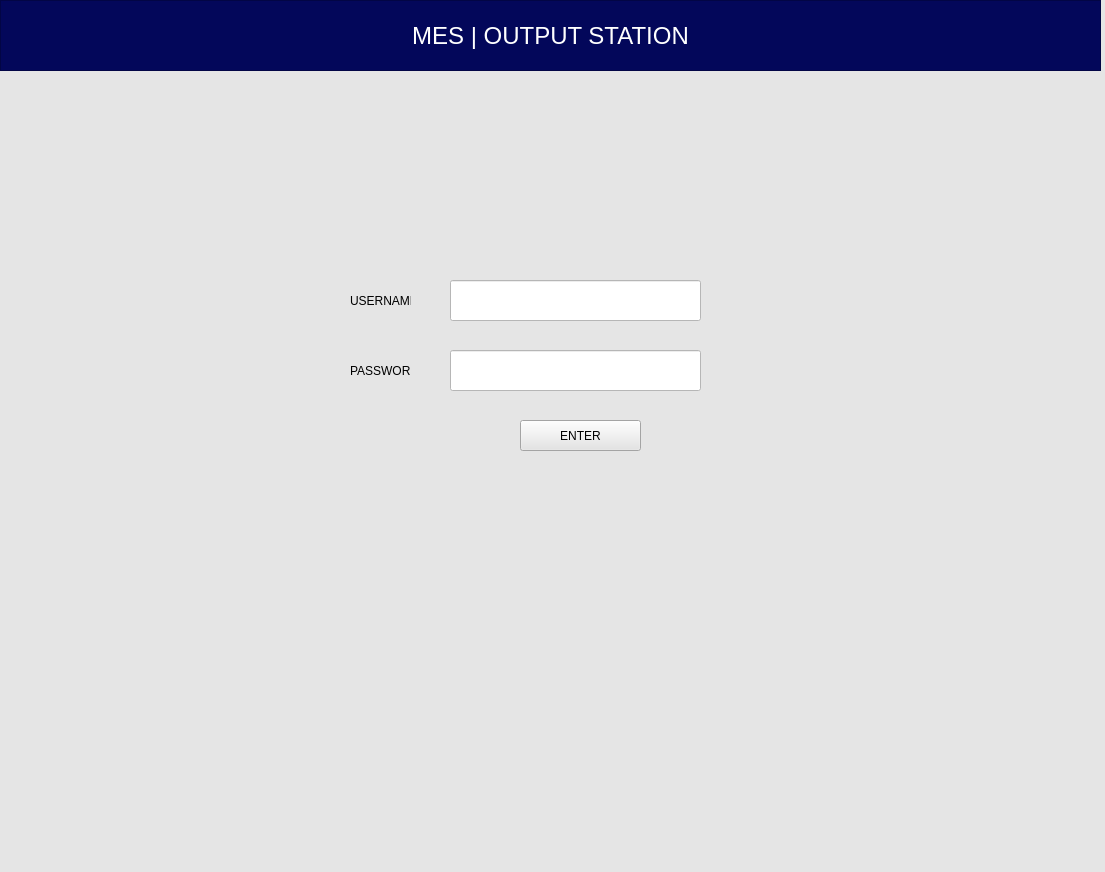
<?xml version="1.0" encoding="UTF-8"?>
<ui version="4.0">
 <class>MainWindow</class>
 <widget class="QMainWindow" name="MainWindow">
  <property name="geometry">
   <rect>
    <x>0</x>
    <y>0</y>
    <width>1105</width>
    <height>872</height>
   </rect>
  </property>
  <property name="windowTitle">
   <string>MainWindow</string>
  </property>
  <property name="styleSheet">
   <string notr="true">background-color: rgb(229, 229, 229);
</string>
  </property>
  <widget class="QWidget" name="centralwidget">
   <widget class="QTextEdit" name="textEdit">
    <property name="geometry">
     <rect>
      <x>0</x>
      <y>0</y>
      <width>1101</width>
      <height>71</height>
     </rect>
    </property>
    <property name="styleSheet">
     <string notr="true">background-color: rgb(3, 7, 90);</string>
    </property>
    <property name="html">
     <string>&lt;!DOCTYPE HTML PUBLIC &quot;-//W3C//DTD HTML 4.0//EN&quot; &quot;http://www.w3.org/TR/REC-html40/strict.dtd&quot;&gt;
&lt;html&gt;&lt;head&gt;&lt;meta name=&quot;qrichtext&quot; content=&quot;1&quot; /&gt;&lt;style type=&quot;text/css&quot;&gt;
p, li { white-space: pre-wrap; }
&lt;/style&gt;&lt;/head&gt;&lt;body style=&quot; font-family:'MS Shell Dlg 2'; font-size:8.25pt; font-weight:400; font-style:normal;&quot;&gt;
&lt;p align=&quot;center&quot; style=&quot; margin-top:0px; margin-bottom:0px; margin-left:0px; margin-right:0px; -qt-block-indent:0; text-indent:0px;&quot;&gt;&lt;span style=&quot; font-size:28pt; color:#ffffff; vertical-align:sub;&quot;&gt;MES | OUTPUT STATION&lt;/span&gt;&lt;/p&gt;&lt;/body&gt;&lt;/html&gt;</string>
    </property>
   </widget>
   <widget class="QLineEdit" name="username">
    <property name="geometry">
     <rect>
      <x>450</x>
      <y>280</y>
      <width>251</width>
      <height>41</height>
     </rect>
    </property>
    <property name="styleSheet">
     <string notr="true">background-color: rgb(255, 255, 255);</string>
    </property>
   </widget>
   <widget class="QLabel" name="label">
    <property name="geometry">
     <rect>
      <x>350</x>
      <y>280</y>
      <width>61</width>
      <height>41</height>
     </rect>
    </property>
    <property name="text">
     <string>USERNAME:</string>
    </property>
   </widget>
   <widget class="QLineEdit" name="password">
    <property name="geometry">
     <rect>
      <x>450</x>
      <y>350</y>
      <width>251</width>
      <height>41</height>
     </rect>
    </property>
    <property name="styleSheet">
     <string notr="true">background-color: rgb(255, 255, 255);</string>
    </property>
   </widget>
   <widget class="QLabel" name="label_2">
    <property name="geometry">
     <rect>
      <x>350</x>
      <y>350</y>
      <width>61</width>
      <height>41</height>
     </rect>
    </property>
    <property name="text">
     <string>PASSWORD:</string>
    </property>
   </widget>
   <widget class="QPushButton" name="Enter">
    <property name="geometry">
     <rect>
      <x>520</x>
      <y>420</y>
      <width>121</width>
      <height>31</height>
     </rect>
    </property>
    <property name="text">
     <string>ENTER</string>
    </property>
   </widget>
  </widget>
  <widget class="QMenuBar" name="menubar">
   <property name="geometry">
    <rect>
     <x>0</x>
     <y>0</y>
     <width>1105</width>
     <height>21</height>
    </rect>
   </property>
  </widget>
  <widget class="QStatusBar" name="statusbar"/>
 </widget>
 <resources/>
 <connections/>
</ui>
